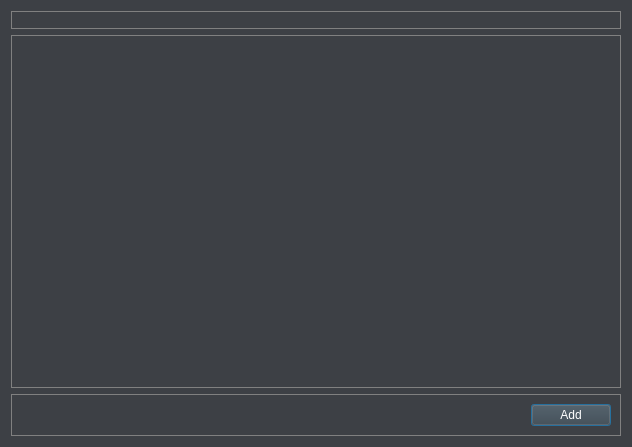
<?xml version="1.0" encoding="UTF-8"?>
<ui version="4.0">
 <class>Dialog</class>
 <widget class="QDialog" name="Dialog">
  <property name="geometry">
   <rect>
    <x>0</x>
    <y>0</y>
    <width>632</width>
    <height>447</height>
   </rect>
  </property>
  <property name="windowTitle">
   <string>Dialog</string>
  </property>
  <property name="styleSheet">
   <string notr="true">background-color: rgb(61, 64, 69);</string>
  </property>
  <layout class="QVBoxLayout" name="verticalLayout">
   <item>
    <widget class="QLineEdit" name="searchLineEdit">
     <property name="styleSheet">
      <string notr="true">border:1px solid grey;
color:white</string>
     </property>
    </widget>
   </item>
   <item>
    <widget class="QListWidget" name="foundAppsList">
     <property name="styleSheet">
      <string notr="true">border:1px solid grey;
color : white</string>
     </property>
     <property name="editTriggers">
      <set>QAbstractItemView::EditTrigger::DoubleClicked</set>
     </property>
    </widget>
   </item>
   <item>
    <widget class="QFrame" name="buttonFrame">
     <property name="styleSheet">
      <string notr="true">QFrame{
border:1px solid grey
}
</string>
     </property>
     <property name="frameShape">
      <enum>QFrame::Shape::StyledPanel</enum>
     </property>
     <property name="frameShadow">
      <enum>QFrame::Shadow::Raised</enum>
     </property>
     <layout class="QGridLayout" name="gridLayout">
      <item row="1" column="1">
       <widget class="QPushButton" name="addButton">
        <property name="sizePolicy">
         <sizepolicy hsizetype="Fixed" vsizetype="Fixed">
          <horstretch>0</horstretch>
          <verstretch>0</verstretch>
         </sizepolicy>
        </property>
        <property name="styleSheet">
         <string notr="true">color: white</string>
        </property>
        <property name="text">
         <string>Add</string>
        </property>
       </widget>
      </item>
      <item row="1" column="0">
       <spacer name="horizontalSpacer">
        <property name="orientation">
         <enum>Qt::Orientation::Horizontal</enum>
        </property>
        <property name="sizeHint" stdset="0">
         <size>
          <width>40</width>
          <height>20</height>
         </size>
        </property>
       </spacer>
      </item>
     </layout>
    </widget>
   </item>
  </layout>
 </widget>
 <resources/>
 <connections/>
</ui>
